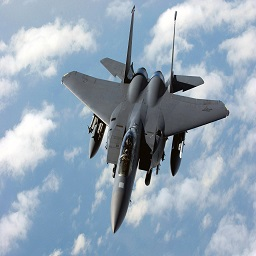
#> input picture pic.JPG, 256 x 256 px, found by its file name
$ python Histogram_Equalization.py
#> lines starting #> are read from the running program, lines starting #| are printed output that depends on the picture
import numpy as np
import cv2
import math
from matplotlib import pyplot as plt

orgimg= cv2.imread('pic.jpg',0)
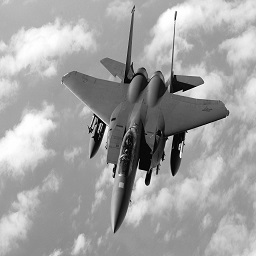
#> orgimg: shape (256, 256); min 0, max 255, mean 162
img=cv2.copyMakeBorder(orgimg,1,1,1,1,cv2.BORDER_REPLICATE)

#### Step 1: Create an array H of length G initialzed with 0
H=np.zeros((1,256))
Hc=np.zeros((1,256))
F=np.zeros((1,256))
T=np.zeros((1,256))

#### Step 2: Form the image histogram
for x in range(0,256):
    for y in range(0,256):
        gp= img[x][y]
        H[0][gp] = H[0][gp] + 1
cv2.imshow('Original Image',img)
#Htp=np.transpose(H)
plt.figure('H: Image Histogram')
plt.plot(np.transpose(H))
plt.show()
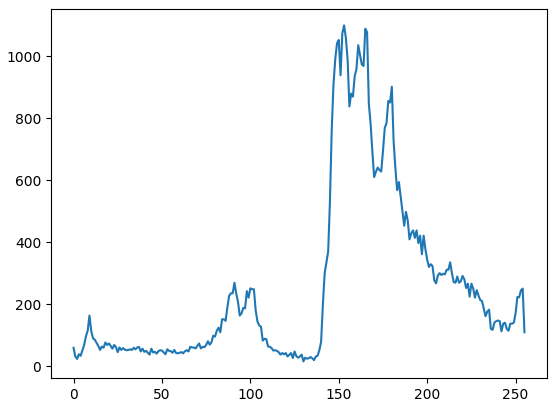
#> figure drawn by matplotlib, 1 panel; curve peaks at x = 153, y = 1100

#### Step 3: Form the cummulative image histogram
Hc[0][0]= H[0][0]
for z in range(1,256):
    Hc[0][z]=Hc[0][z-1] + H[0][z]

#Hctp=np.transpose(Hc)
plt.figure('Hc: Cummulative Image Histogram')
plt.plot(np.transpose(Hc))
plt.show()
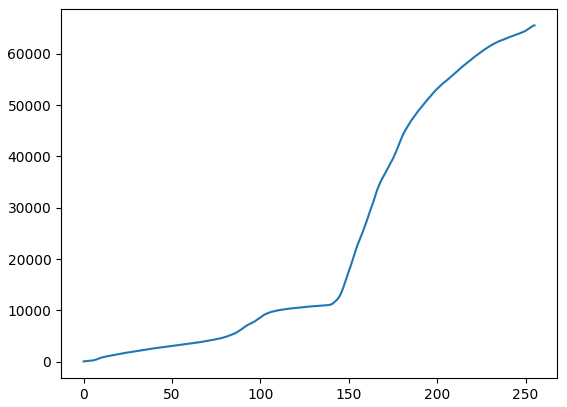
#> figure drawn by matplotlib, 1 panel; curve peaks at x = 255, y = 65536

#### Step 4: Set Transformation function
for a in range(1,256):
    T[0][a]= round((255 * Hc[0][a])/(256*256))
#Ttp=np.transpose(T)
plt.figure('T: Transformation Function')
plt.plot(np.transpose(T))
plt.show()
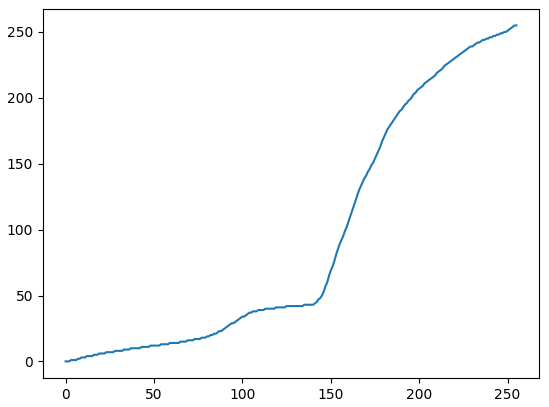
#> figure drawn by matplotlib, 1 panel; curve peaks at x = 254, y = 255

####6 Step 5: Rescan image and write output image with gray levels
for i in range(1,256):
    for j in range(1,256):
        x= img[i][j]
        img[i][j] = T[0][x]
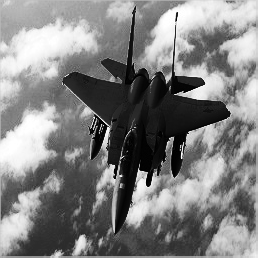
#> img: shape (258, 258); min 0, max 255, mean 129.4

cv2.imshow('Enhanced Image', img)
for i in range(1,256):
    for j in range(1,256):
        b= T[0][j]
#> (the run stopped early here; a loop or call above may not have finished)
